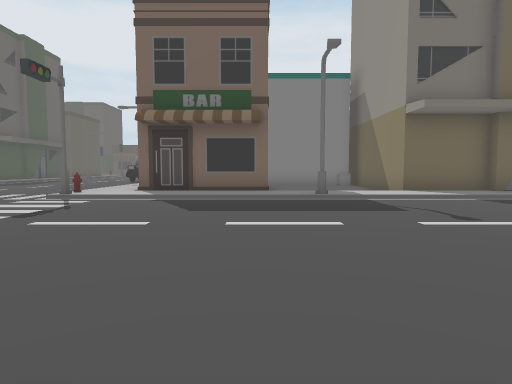
[1] (above)

24 first-person views from a walk through a Unity game level. The camera is 1.2 m above the floor, tilts 4° down and sees 75° across. The floor is counted in squares, 2 m on a side. Each view is taken from the middle of a square. On the plan, view 1 faces up. The plan holds only what a view shows up to about 10 squares ahead; the rest is blank. The place goes on beyond the plan. The player character is not drawn. Some surface patterns are stand-ins.

[2]
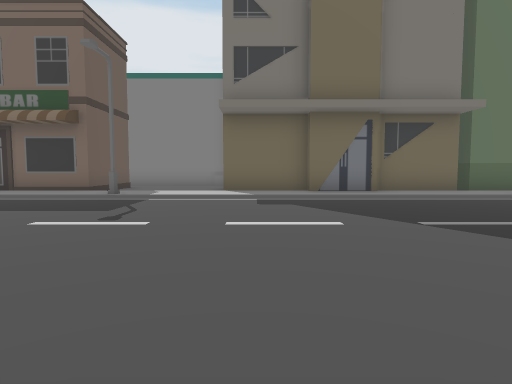

[3]
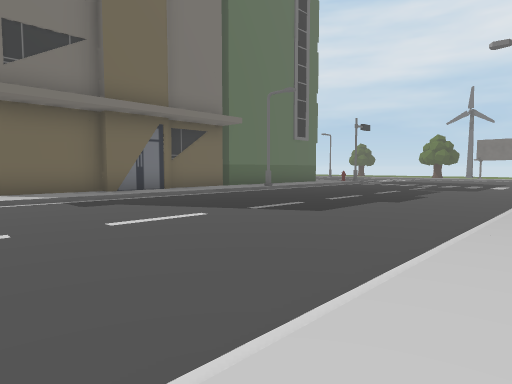

[4]
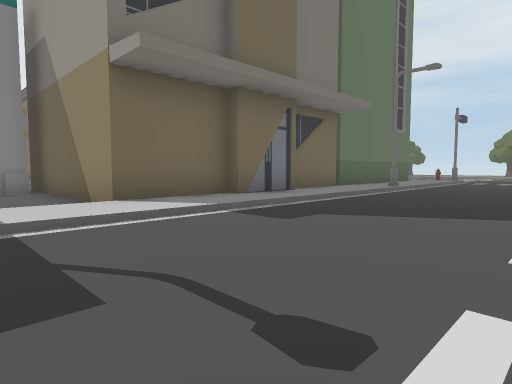

[5]
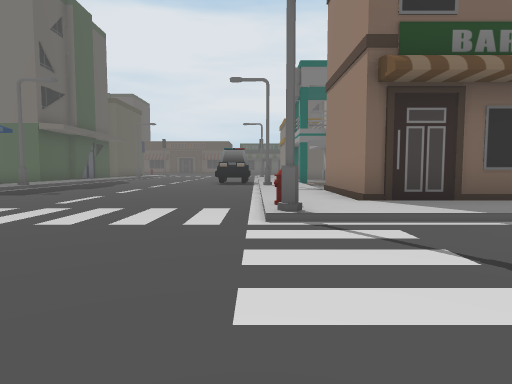

[6]
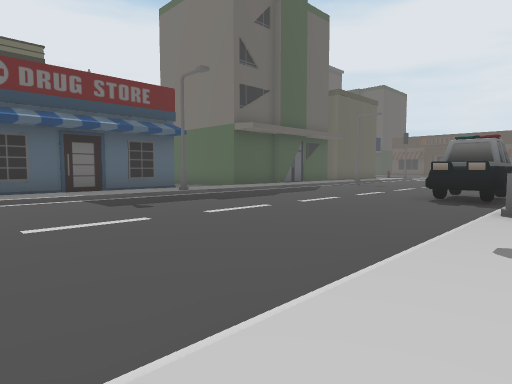

[7]
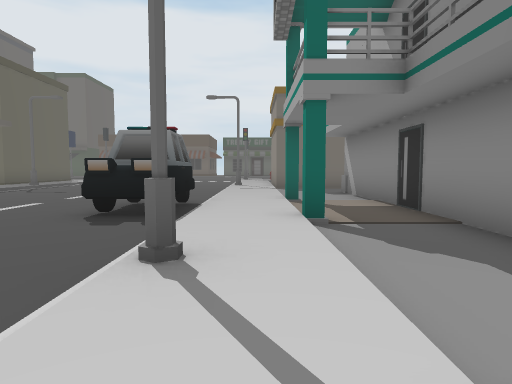

[8]
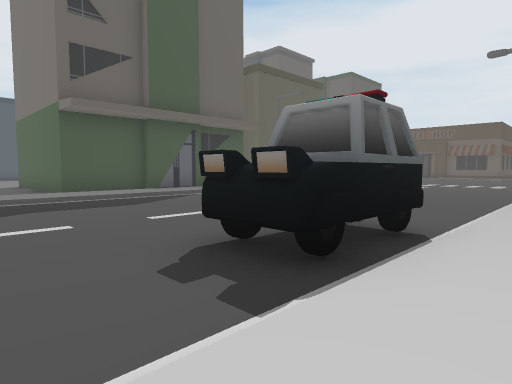

[9]
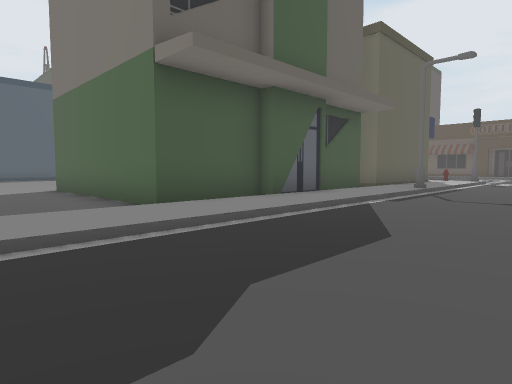

[10]
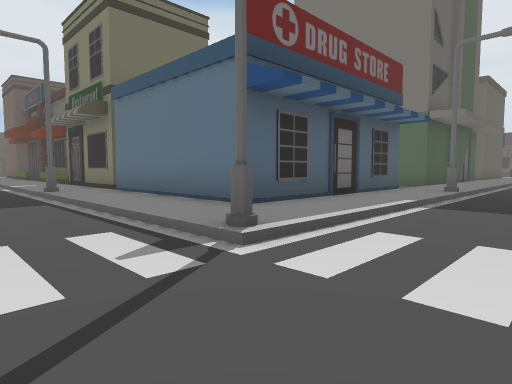

[11]
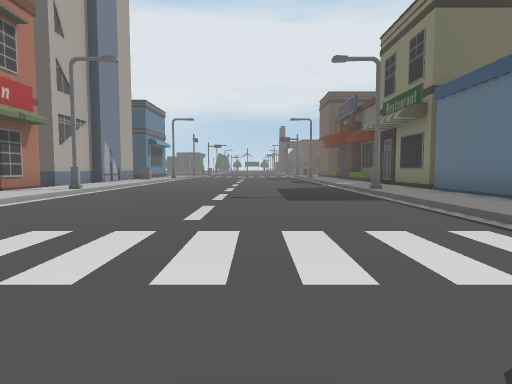

[12]
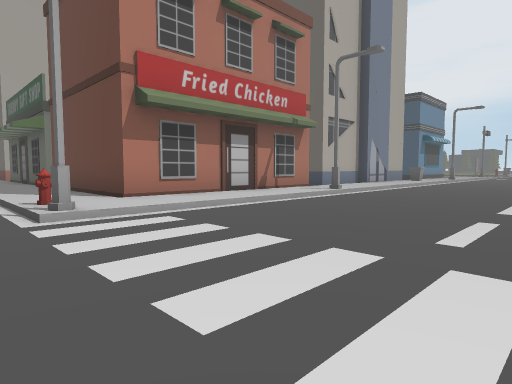

[13]
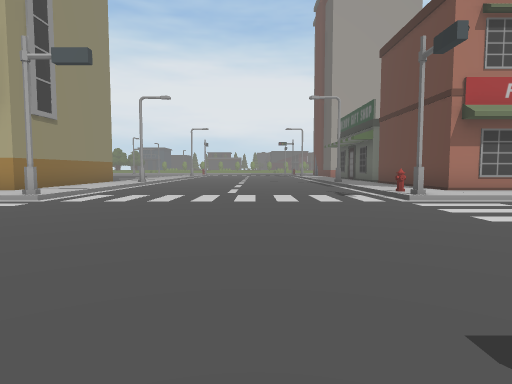

[14]
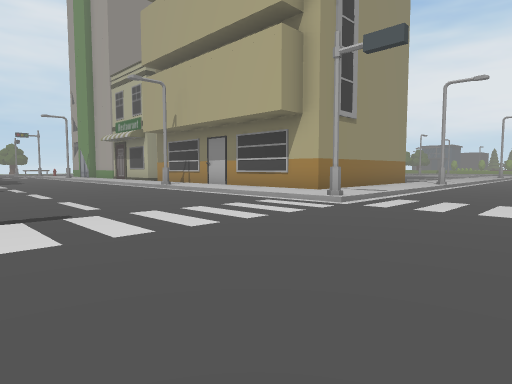

[15]
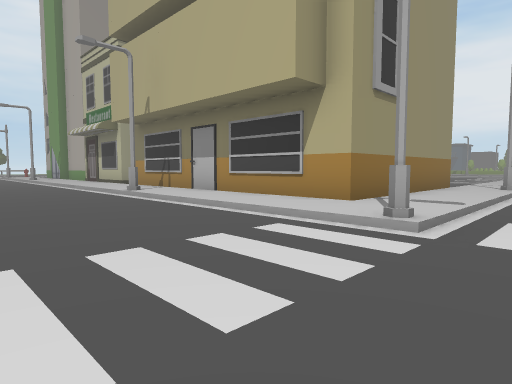

[16]
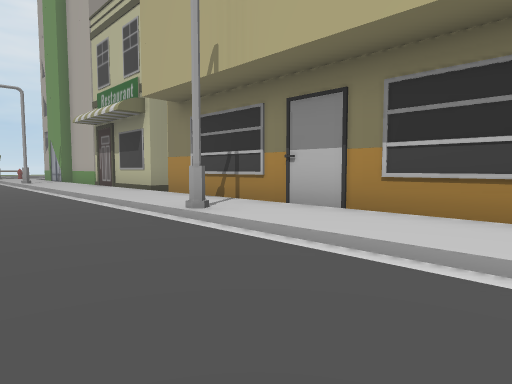

[17]
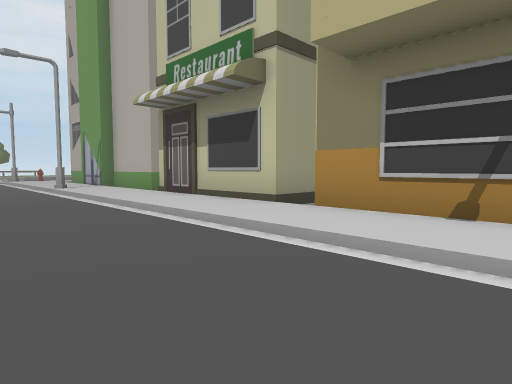

[18]
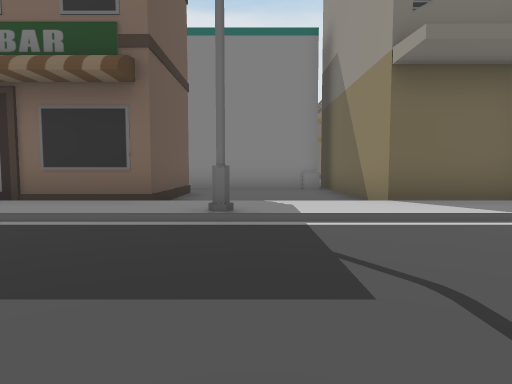

[19]
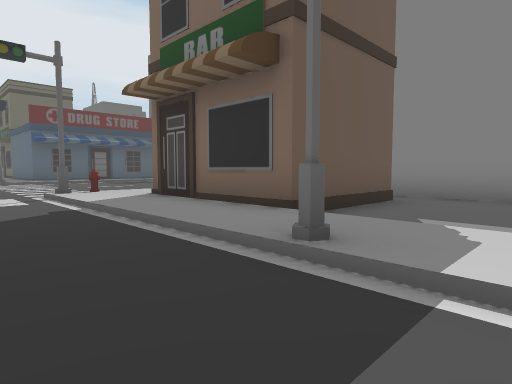

[20]
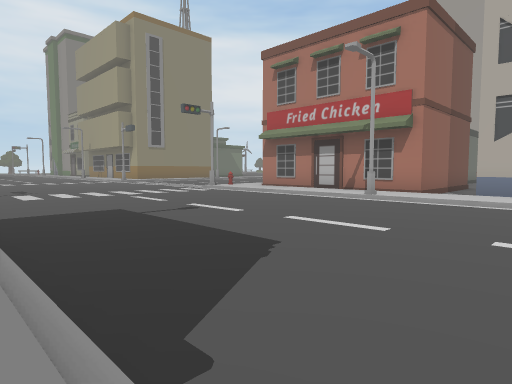

[21]
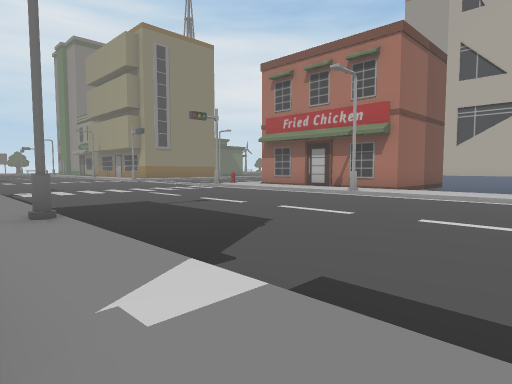

[22]
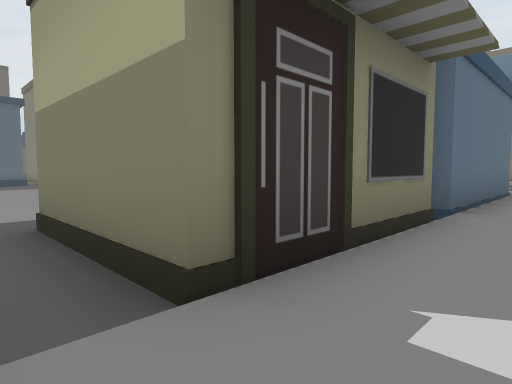

[23]
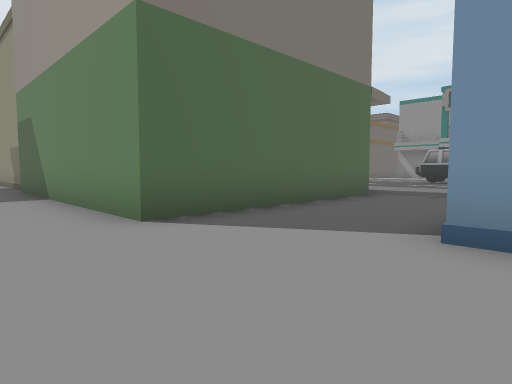

[24]
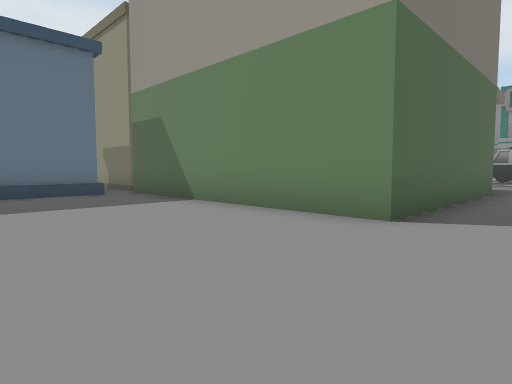

### Floor plan
Key: @ floor where view 1 was taken; # wall or solid block; . main floor; : floor 0.25 m higher than the main floor; / step, stairs or slope; O other object.
Columns run from 23 left of view 1 to 13 right of it. Each row starts with its distance up from view 1.
 25     #     :/..  ../
 24  OOOO    O:O..  ..O
 23  ...O    O:/..  ../
 22  ...O    O:/..   ./:..#
 21  ...O    O:/...  ./:..#
 20 ....O    O:/....../:..#
 19 ....O    O:/.....O/:#.#
 18 ....OOOOOO:/.....OO:..#
 17 ..........:/.....OO:..#
 16 ..........:/....../:#.#
 15  ....#   #:/....../:..#
 14  ....#   #:O......O:.. #####
 13  .       #:/....../:.  ....O
 12 .O  O    #:/....../:#  #...O
 11 .O  O    #:/....../:#  #...O
 10 .OOOO#####:/....../:####...OOO  OOOO
  9 //////////:/......O:/://////::OO::/
  8 /////O/////#......#//////O/////////O
  7 .....................................
  6 .....................................
  5 ....................................
  4  ....................................
  3  ....................................
  2  ....................................
  1  ///////////......///////////////////
  0  ::::O:::::O......#::::@:O:::::::::O
 -1  OO/######:/....../:OOOOOOOOOOOOOOOOO
 -2    O#    #:/....../:O       O
 -3     #    #:/....../:O
 -4          #:/    ../:O

Positions as (right, up) in squares from view 1, and headings:
1: (0, 0), facing up
2: (5, 0), facing up
3: (3, 0), facing up-right
4: (2, 4), facing up-right
5: (-5, 4), facing up
6: (-4, 9), facing up-left
7: (-4, 12), facing up
8: (-4, 15), facing up-left
9: (-9, 15), facing up-left
10: (-10, 6), facing up-left
11: (-10, 5), facing left
12: (-11, 5), facing down-left
13: (-9, 7), facing down
14: (-8, 6), facing down-right
15: (-6, 4), facing down-right
16: (-2, 3), facing down-right
17: (2, 3), facing down-right
18: (2, 4), facing up
19: (3, 6), facing up-left
20: (-22, 8), facing down-right
21: (-23, 9), facing down-right
22: (-23, 8), facing up-right
23: (-21, 14), facing up-right
24: (-23, 16), facing up-right
